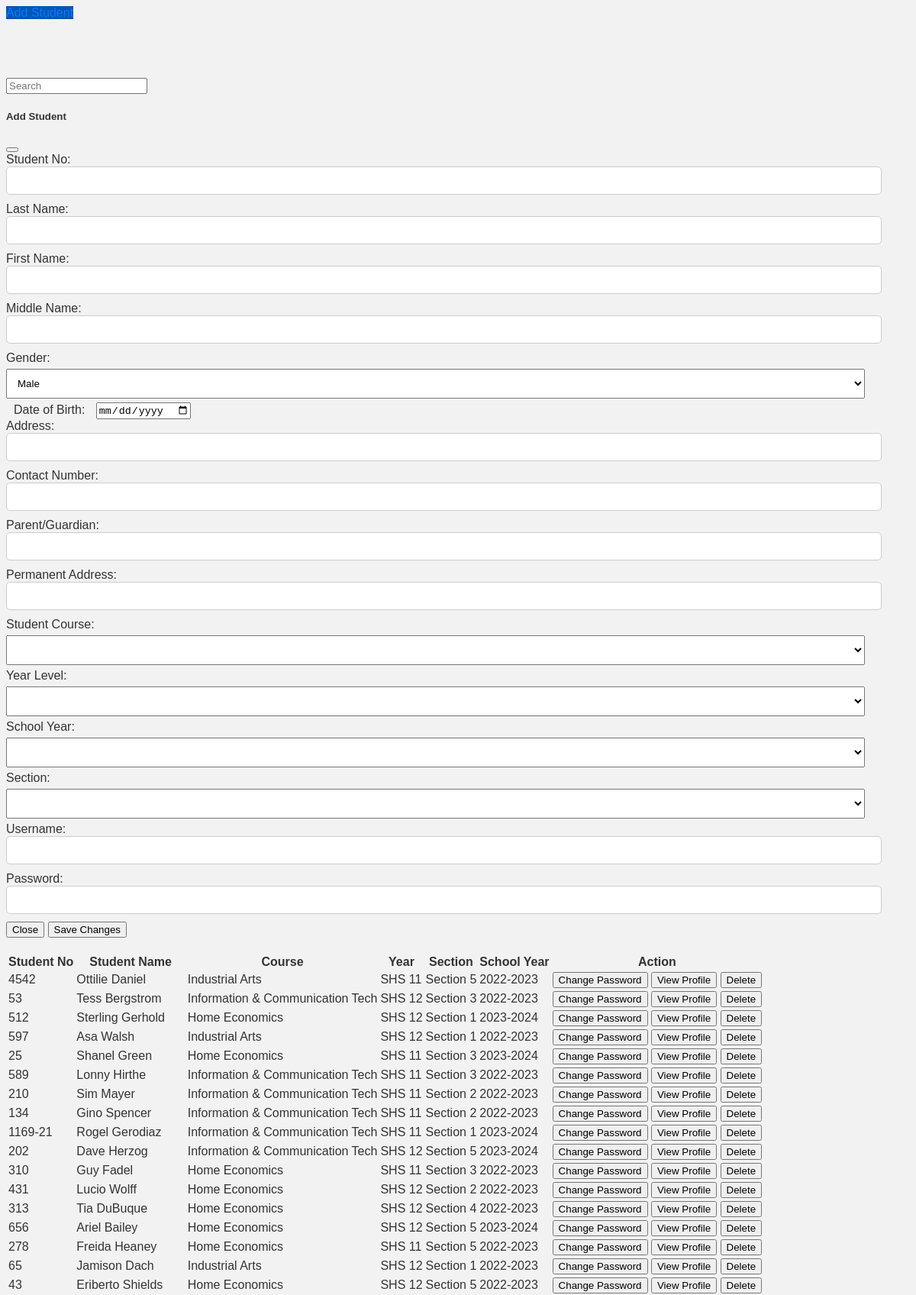
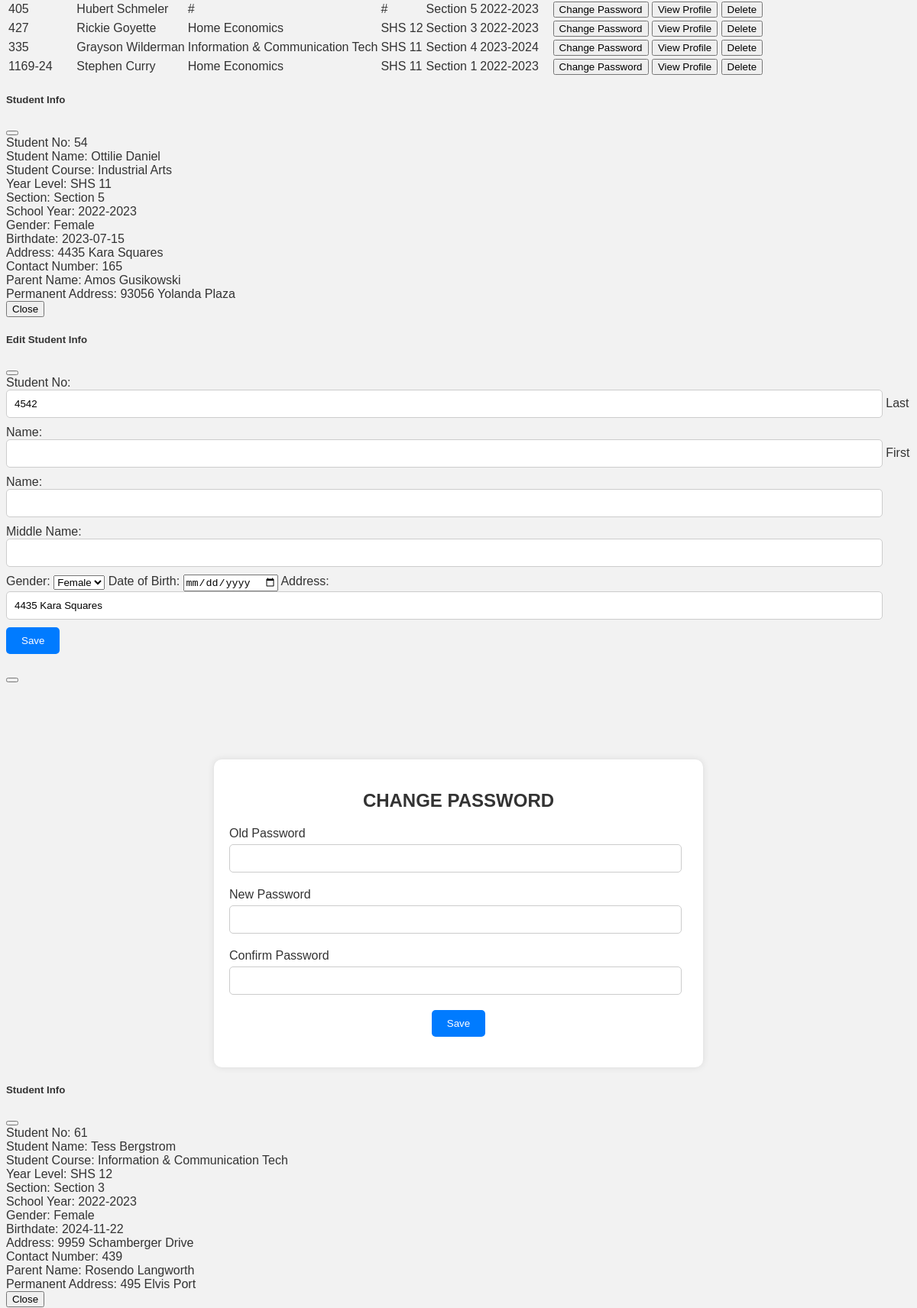
/AdminComponents/Admin_AddStudent.php (upper part), run on the app's committed database (2 pictures, top to bottom).
### tables this page shows
CREATE TABLE `student_info` (
  `student_id` int(11) NOT NULL COMMENT 'AUTO INCREMENT',
  `student_no` varchar(255) DEFAULT NULL,
  `lastname` varchar(20) NOT NULL,
  `firstname` varchar(20) NOT NULL,
  `middlename` varchar(20) NOT NULL,
  `gender` varchar(12) NOT NULL,
  `date_of_birth` varchar(20) NOT NULL,
  `address` varchar(50) NOT NULL,
  `contact_number` varchar(55) DEFAULT NULL,
  `parent_name` varchar(32) NOT NULL,
  `permanent_address` varchar(50) NOT NULL,
  `student_course` varchar(32) NOT NULL,
  `year_level` varchar(25) NOT NULL,
  `school_year` varchar(20) NOT NULL,
  `student_section` varchar(32) NOT NULL,
  `student_subject` varchar(20) NOT NULL,
  `username` varchar(255) DEFAULT NULL,
  `password` varchar(255) DEFAULT NULL,
  `user_type` varchar(255) DEFAULT NULL,
  `email` varchar(255) DEFAULT NULL
);

### AdminComponents/Admin_AddStudent.php (the view, shortened to what this page needs)
<?php
include('./phpfiles/connection.php');
$query = "SELECT student_no,student_id, CONCAT(firstname, ' ', lastname) AS student_name, student_course, year_level, student_section, school_year, gender, date_of_birth, address, contact_number, parent_name, permanent_address FROM student_info";
$result = mysqli_query($conn, $query);
if ($result) {
    $rows = mysqli_fetch_all($result, MYSQLI_ASSOC);
} else {
    echo "Error: " . $query . "<br>" . mysqli_error($conn);
}
?>
<!DOCTYPE html>
<html lang="en">
<head>
    <link rel="stylesheet" href="./css/style.css" />
</head>
    <?php include('./AdminModals/Admin_filterbuttons.php') ?>
    <?php include('./AdminModals/addstudent_modal.php') ?>
    <table class="table">
        <thead class="table-dark">
            <tr>
                <th scope="col">Student No</th>
                <th scope="col">Student Name</th>
                <th scope="col">Course</th>
                <th scope="col">Year</th>
                <th scope="col">Section</th>
                <th scope="col">School Year</th>
                <th scope="col">Action</th>
            </tr>
        </thead>
        <tbody>
            <?php foreach ($rows as $row) : ?>
                <tr>
                    <td><?php echo $row['student_no']; ?></td>
                    <td><?php echo $row['student_name']; ?></td>
                    <td><?php echo $row['student_course']; ?></td>
                    <td><?php echo $row['year_level']; ?></td>
                    <td><?php echo $row['student_section']; ?></td>
                    <td><?php echo $row['school_year']; ?></td>
                    <td>
                        <button class="btn btn-success" data-bs-toggle="modal" data-bs-target="#changePasswordModal<?php echo $row['student_id']; ?>">Change Password</button>
                        <button type="button" class="btn btn-success" data-bs-toggle="modal" data-bs-target="#AdminviewModal<?php echo $row['student_id']; ?>">View Profile</button>
                        <form action='./phpfiles/delete_student.php' method='POST' style='display: inline;'>
                            <input type='submit' class="btn btn-danger" value='Delete'>
                        </form>
                    </td>
                </tr>
            <?php endforeach; ?>
        </tbody>
    </table>
    <?php foreach ($rows as $row) : ?>
    <?php include('Admin_viewprofile_modal.php'); ?>
    <?php include('./AdminModals/edit_infomodal.php'); ?>
    <?php include('./AdminModals/changepassword_modal.php'); ?>
<?php endforeach; ?>
</body>
</html>

### AdminComponents/Admin_viewprofile_modal.php
<div class="modal fade" id="AdminviewModal<?php echo $row['student_id']; ?>" tabindex="-1" aria-labelledby="viewModalLabel<?php echo $row['student_id']; ?>" aria-hidden="true">
    <div class="modal-dialog modal-dialog-scrollable modal-sm">
        <div class="modal-content ">
            <div class="modal-header bg-dark text-light">
                <h5 class="modal-title" id="viewModalLabel<?php echo $row['student_id']; ?>">Student Info</h5>
                <button type="button" class="btn-close" data-bs-dismiss="modal" aria-label="Close"></button>
            </div>
            <div class="modal-body">
                <div class="row mb-3 d-flex">
                    <label class="fw-bold">Student No:</label>
                    <span><?php echo $row['student_id']; ?></span>
                </div>
                <div class="row mb-3">
                    <label class="fw-bold">Student Name:</label>
                    <span><?php echo $row['student_name']; ?></span>
                </div>
                <div class="row mb-3">
                    <label class="fw-bold">Student Course:</label>
                    <span><?php echo $row['student_course']; ?></span>
                </div>
                <div class="row mb-3">
                    <label class="fw-bold">Year Level:</label>
                    <span><?php echo $row['year_level']; ?></span>
                </div>
                <div class="row mb-3">
                    <label class="fw-bold">Section:</label>
                    <span><?php echo $row['student_section']; ?></span>
                </div>
                <div class="row mb-3">
                    <label class="fw-bold">School Year:</label>
                    <span><?php echo $row['school_year']; ?></span>
                </div>
                <div class="row mb-3">
                    <label class="fw-bold">Gender:</label>
                    <span><?php echo $row['gender']; ?></span>
                </div>
                <div class="row mb-3">
                    <label class="fw-bold">Birthdate:</label>
                    <span><?php echo $row['date_of_birth']; ?></span>
                </div>
                <div class="row mb-3">
                    <label class="fw-bold">Address:</label>
                    <span><?php echo $row['address']; ?></span>
                </div>
                <div class="row mb-3">
                    <label class="fw-bold">Contact Number:</label>
                    <span><?php echo $row['contact_number']; ?></span>
                </div>
                <div class="row mb-3">
                    <label class="fw-bold">Parent Name:</label>
                    <span><?php echo $row['parent_name']; ?></span>
                </div>
                <div class="row mb-3">
                    <label class="fw-bold">Permanent Address:</label>
                    <span><?php echo $row['permanent_address']; ?></span>
                </div>
            </div>
            <div class="modal-footer">
                <button type="button" class="btn btn-secondary" data-bs-dismiss="modal">Close</button>
            </div>
        </div>
    </div>
</div>

### AdminModals/edit_infomodal.php (shortened to what this page needs)
<div class="modal fade" id="editInfoModal<?php echo $row['student_id']; ?>" tabindex="-1" aria-labelledby="editInfoModalLabel" aria-hidden="true">
    <div class="modal-dialog">
        <div class="modal-content">
            <div class="modal-header">
                <h5 class="modal-title" id="editInfoModalLabel">Edit Student Info</h5>
                <button type="button" class="btn-close" data-bs-dismiss="modal" aria-label="Close"></button>
            </div>
            <div class="modal-body">
                <form action="./Adminphpfiles/update_student.php" method="POST">
                    <label for="student_no">Student No:</label>
                    <input type="text" id="student_no" name="student_no" value="<?php echo $row['student_no']; ?>">
                    <label for="last_name">Last Name:</label>
                    <input type="text" id="last_name" name="last_name" value="<?php echo $row['last_name']; ?>">
                    <label for="first_name">First Name:</label>
                    <input type="text" id="first_name" name="first_name" value="<?php echo $row['first_name']; ?>">
                    <label for="middle_name">Middle Name:</label>
                    <input type="text" id="middle_name" name="middle_name" value="<?php echo $row['middle_name']; ?>">
                    <label for="gender">Gender:</label>
                    <select id="gender" name="gender">
                        <option value="Female" <?php echo $row['gender'] == 'Female' ? 'selected' : ''; ?>>Female</option>
                    </select>
                    <label for="dob">Date of Birth:</label>
                    <input type="date" id="dob" name="dob" value="<?php echo $row['dob']; ?>">
                    <label for="address">Address:</label>
                    <input type="text" id="address" name="address" value="<?php echo $row['address']; ?>">
                    <button type="submit" name="submitButton">Save</button>
                </form>
            </div>
        </div>
    </div>
</div>

### AdminModals/changepassword_modal.php (shortened to what this page needs)
<div class="modal fade" id="changePasswordModal<?php echo $row['student_id']; ?>" tabindex="-1" aria-labelledby="changePasswordModalLabel" aria-hidden="true">
<div class="modal-dialog  mb-5 mt-0 mx-auto my-auto modal-dialog-centered">
        <div class="modal-content">
            <div class="modal-header">
                <button type="button" class="btn-close" data-bs-dismiss="modal" aria-label="Close"></button>
            </div>
            <div class="modal-body">
                <div class="mainDiv">
                    <div class="cardStyle">
                        <form action="./Adminphpfiles/changepass_student.php" method="POST">
                            <h2 class="formTitle">
                                CHANGE PASSWORD
                            </h2>
                            <div class="inputDiv" style="margin-top: 0;">
                                <label class="inputLabel" for="old_password">Old Password</label>
                                <input type="password" id="old_password" name="old_password" required>
                            </div>
                            <div class="inputDiv">
                                <label class="inputLabel" for="password">New Password</label>
                                <input type="password" id="password" name="password" required>
                            </div>
                            <div class="inputDiv">
                                <label class="inputLabel" for="confirmPassword">Confirm Password</label>
                                <input type="password" id="confirmPassword" name="confirmPassword" required>
                            </div>
                            <div class="buttonWrapper">
                                <button type="submit" name="submitButton" id="submitButton" for="submitButton" class="submitButton pure-button pure-button-primary">
                                    <span>Save</span>
                                </button>
                            </div>
                        </form>
                    </div>
                </div>
            </div>
        </div>
    </div>
</div>

### css/style.css (style rules this page uses)
form { margin-bottom: 20px; }
form input[type="text"], form input[type="email"], form input[type="password"] { width: 95%; padding: 10px; margin-bottom: 10px; border: 1px solid #ccc; border-radius: 5px; }
form button[type="submit"] { background-color: #007bff; color: #fff; padding: 10px 20px; border: none; border-radius: 5px; cursor: pointer; }

### AdminModals/changepassword_modal.php (style rules this page uses)
.mainDiv { display: flex; justify-content: center; align-items: center; margin-top: 100px; }
.cardStyle { width: 600px; padding: 20px; background-color: white; box-shadow: 0px 0px 10px rgba(0, 0, 0, 0.1); border-radius: 10px; }
.formTitle { text-align: center; margin-bottom: 20px; }
.inputDiv { margin-bottom: 10px; }
.inputLabel { display: block; margin-bottom: 5px; }
input[type="password"] { width: 100%; padding: 10px; border: 1px solid #ddd; border-radius: 5px; }
.buttonWrapper { text-align: center; }
.submitButton { background-color: #0078D4; color: white; border: none; padding: 10px 20px; border-radius: 5px; cursor: pointer; transition: background-color 0.3s ease; }

### data on the page
student_info: student_no "4542", student_name "Ottilie Daniel", student_course "Industrial Arts", year_level "SHS 11", student_section "Section 5", school_year "2022-2023", student_id "54", gender "Female", date_of_birth "2023-07-15", address "4435 Kara Squares", contact_number "165", parent_name "Amos Gusikowski", permanent_address "93056 Yolanda Plaza"
student_info: student_no "53", student_name "Tess Bergstrom", student_course "Information & Communication Tech", year_level "SHS 12", student_section "Section 3", school_year "2022-2023", student_id "61", gender "Female", date_of_birth "2024-11-22", address "9959 Schamberger Drive", contact_number "439", parent_name "Rosendo Langworth", permanent_address "495 Elvis Port"
student_info: student_no "512", student_name "Sterling Gerhold", student_course "Home Economics", year_level "SHS 12", student_section "Section 1", school_year "2023-2024"
student_info: student_no "597", student_name "Asa Walsh", student_course "Industrial Arts", year_level "SHS 12", student_section "Section 1", school_year "2022-2023"
student_info: student_no "25", student_name "Shanel Green", student_course "Home Economics", year_level "SHS 11", student_section "Section 3", school_year "2023-2024"
student_info: student_no "589", student_name "Lonny Hirthe", student_course "Information & Communication Tech", year_level "SHS 11", student_section "Section 3", school_year "2022-2023"
student_info: student_no "210", student_name "Sim Mayer", student_course "Information & Communication Tech", year_level "SHS 11", student_section "Section 2", school_year "2022-2023"
student_info: student_no "134", student_name "Gino Spencer", student_course "Information & Communication Tech", year_level "SHS 11", student_section "Section 2", school_year "2022-2023"
student_info: student_no "1169-21", student_name "Rogel Gerodiaz", student_course "Information & Communication Tech", year_level "SHS 11", student_section "Section 1", school_year "2023-2024"
student_info: student_no "202", student_name "Dave Herzog", student_course "Information & Communication Tech", year_level "SHS 12", student_section "Section 5", school_year "2023-2024"
student_info: student_no "310", student_name "Guy Fadel", student_course "Home Economics", year_level "SHS 11", student_section "Section 3", school_year "2022-2023"
student_info: student_no "431", student_name "Lucio Wolff", student_course "Home Economics", year_level "SHS 12", student_section "Section 2", school_year "2022-2023"
student_info: student_no "313", student_name "Tia DuBuque", student_course "Home Economics", year_level "SHS 12", student_section "Section 4", school_year "2022-2023"
student_info: student_no "656", student_name "Ariel Bailey", student_course "Home Economics", year_level "SHS 12", student_section "Section 5", school_year "2023-2024"
student_info: student_no "278", student_name "Freida Heaney", student_course "Home Economics", year_level "SHS 11", student_section "Section 5", school_year "2022-2023"
student_info: student_no "65", student_name "Jamison Dach", student_course "Industrial Arts", year_level "SHS 12", student_section "Section 1", school_year "2022-2023"
student_info: student_no "43", student_name "Eriberto Shields", student_course "Home Economics", year_level "SHS 12", student_section "Section 5", school_year "2022-2023"
student_info: student_no "405", student_name "Hubert Schmeler", student_course "#", year_level "#", student_section "Section 5", school_year "2022-2023"
student_info: student_no "427", student_name "Rickie Goyette", student_course "Home Economics", year_level "SHS 12", student_section "Section 3", school_year "2022-2023"
student_info: student_no "335", student_name "Grayson Wilderman", student_course "Information & Communication Tech", year_level "SHS 11", student_section "Section 4", school_year "2023-2024"
student_info: student_no "1169-24", student_name "Stephen Curry", student_course "Home Economics", year_level "SHS 11", student_section "Section 1", school_year "2022-2023"
